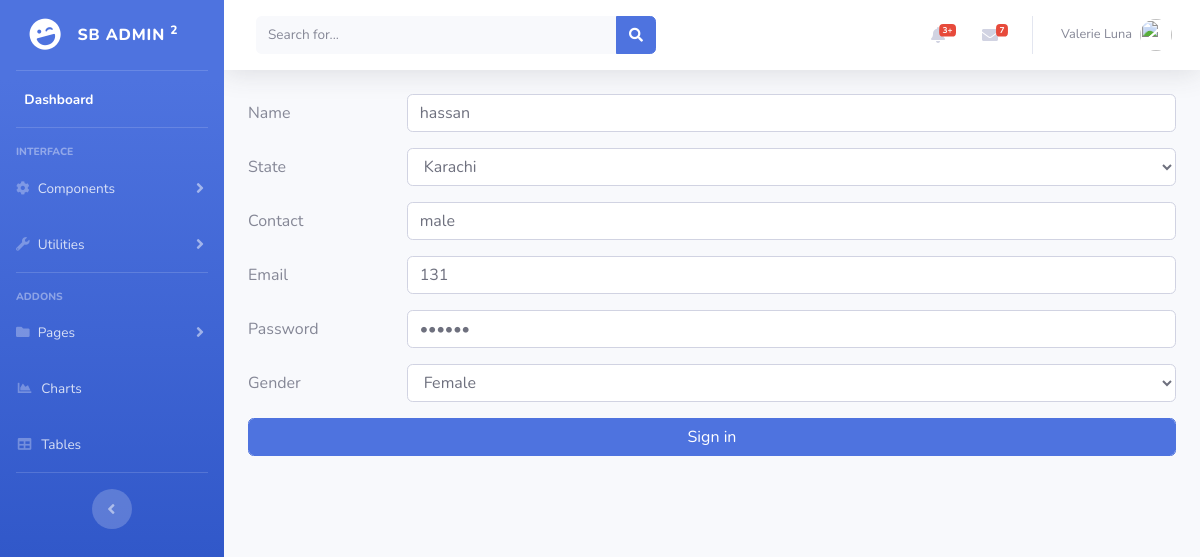
Screenshot of /patient/edit.php?id=1 with the database file from the repository.
### tables this page shows
CREATE TABLE `patient` (
  `pid` int(50) NOT NULL,
  `name` varchar(50) NOT NULL,
  `city` int(50) NOT NULL,
  `contact` int(50) NOT NULL,
  `username` varchar(50) NOT NULL,
  `password` varchar(50) NOT NULL,
  `Gender` varchar(20) DEFAULT NULL
);

### patient/edit.php (the view, shortened to what this page needs)
<?php
$id=$_GET['id'];
include 'connection.php';
$query="Select * from patient where pid=".$id;
$result=mysqli_query($conn,$query);
$row =mysqli_fetch_row($result);
$query2="Select * from city";
$result2=mysqli_query($conn,$query2);
?>
<?php
include "../adminpanel.php";
?>
<form method="post">
  <div class="form-group row">
    <label for="n" class="col-sm-2 col-form-label">Name</label>
    <div class="col-sm-10">
      <input type="text" class="form-control" name="paname" id="n"  value="<?php echo $row[1];?>" >
    </div>
</div>
    <div class="form-group row">
      <label for="inputState" class="col-sm-2 col-form-label">State</label>
      <div class="col-sm-10">
      <select id="inputState" name="city" class="form-control">
      <?php
        while($rowc=mysqli_fetch_array($result2))
        {
            if($row[2]==$rowc['C_id'])
            {
        ?>
            <option value=<?php echo $rowc['C_id'];?> selected>
            <?php echo $rowc['C_name']; ?>
            </option>
            <?php
            }
            else {
            ?>
             <option value=<?php echo $rowc['C_id'];?> >
            <?php echo $rowc['C_name']; ?>
            </option>
        <?php
            }
        }
        ?>
      </select>
      </div>
    </div>
    <div class="form-group row">
    <label for="c" class="col-sm-2 col-form-label">Contact</label>
    <div class="col-sm-10">
      <input type="text" name="contactp" class="form-control" id="c" placeholder="Password" value="<?php echo $row[6];?>">
    </div>
  </div>
  <div class="form-group row">
    <label for="e" class="col-sm-2 col-form-label">Email</label>
    <div class="col-sm-10">
      <input name="email" type="Text" class="form-control" id="e" placeholder="Password" value="<?php echo $row[3];?>">
    </div>
  </div>
    <div class="form-group row">
    <label for="inputPassword" class="col-sm-2 col-form-label">Password</label>
    <div class="col-sm-10">
      <input type="password" name="password" class="form-control" id="inputPassword" placeholder="Password" value="<?php echo $row[4];?>">
    </div>
  </div>
  <div class="form-group row">
  <label for="gender" class="col-sm-2 col-form-label">Gender</label>
    <div class="col-sm-10">
        <?php
        $m="Male";
          if($row[5]== $m)
          {
              ?>
    <select name="gender" class="form-control">
                                            <option disabled="disabled" >Select Gender</option>
                                            <option  selected="selected">Male</option>
                                            <option >Female</option>
                                        </select>
         <?php
          }
                        else
                        {
                        ?>
                        <select name="gender" class="form-control">
                                            <option  selected="selected">Female</option>
                                        </select>
                                        <?php
                        }?>
    </div>
    </div>
  <div class="form-group row">
    <div class="col-sm-12">
      <button type="submit" class="btn btn-primary form-control" name="btnSubmit" >Sign in</button>
    </div>
  </div>
</form>

### rows the page displays
patient: paname "hassan", contactp "male", email "131"

### other values shown
form field city "Karachi"
